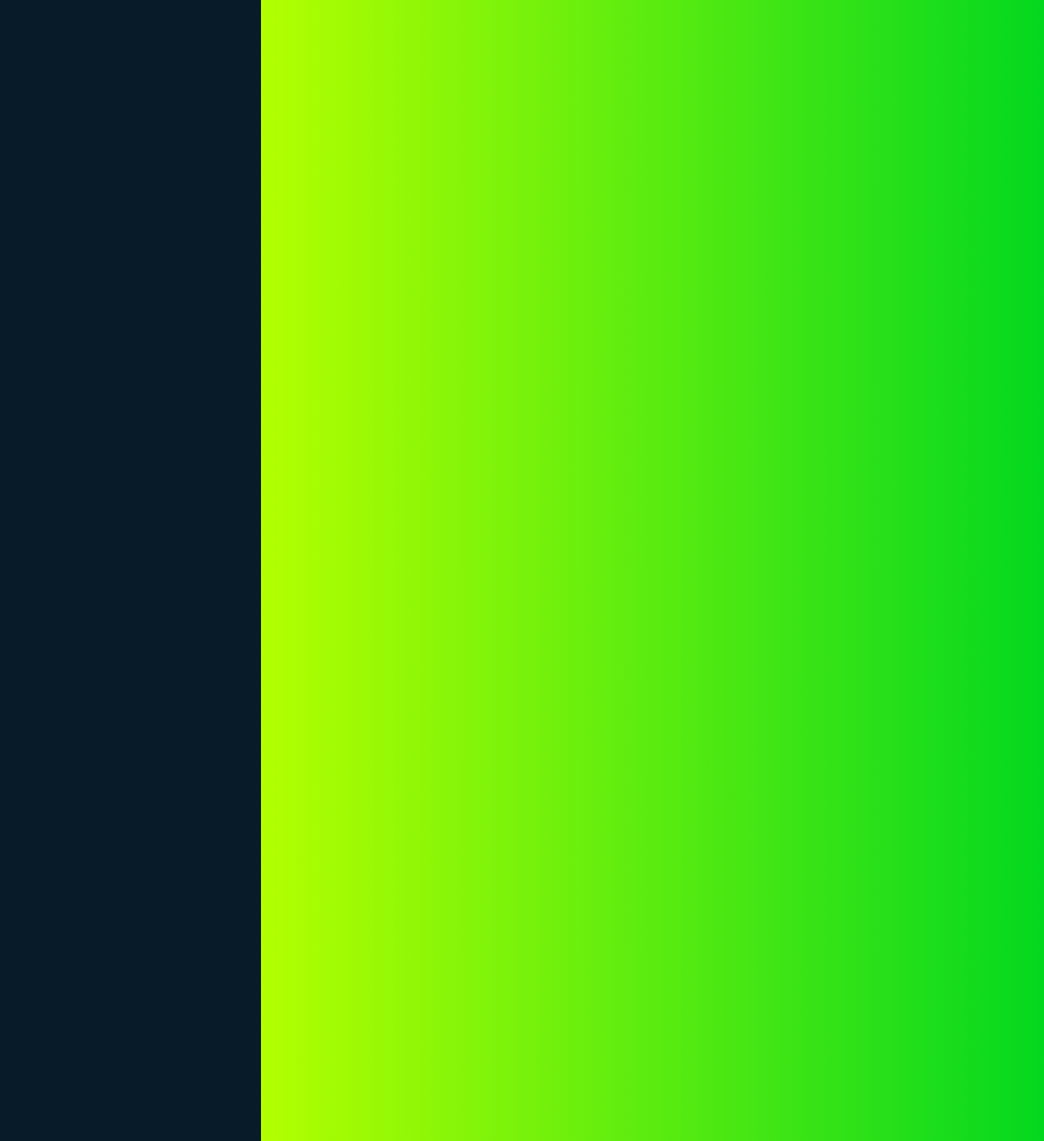
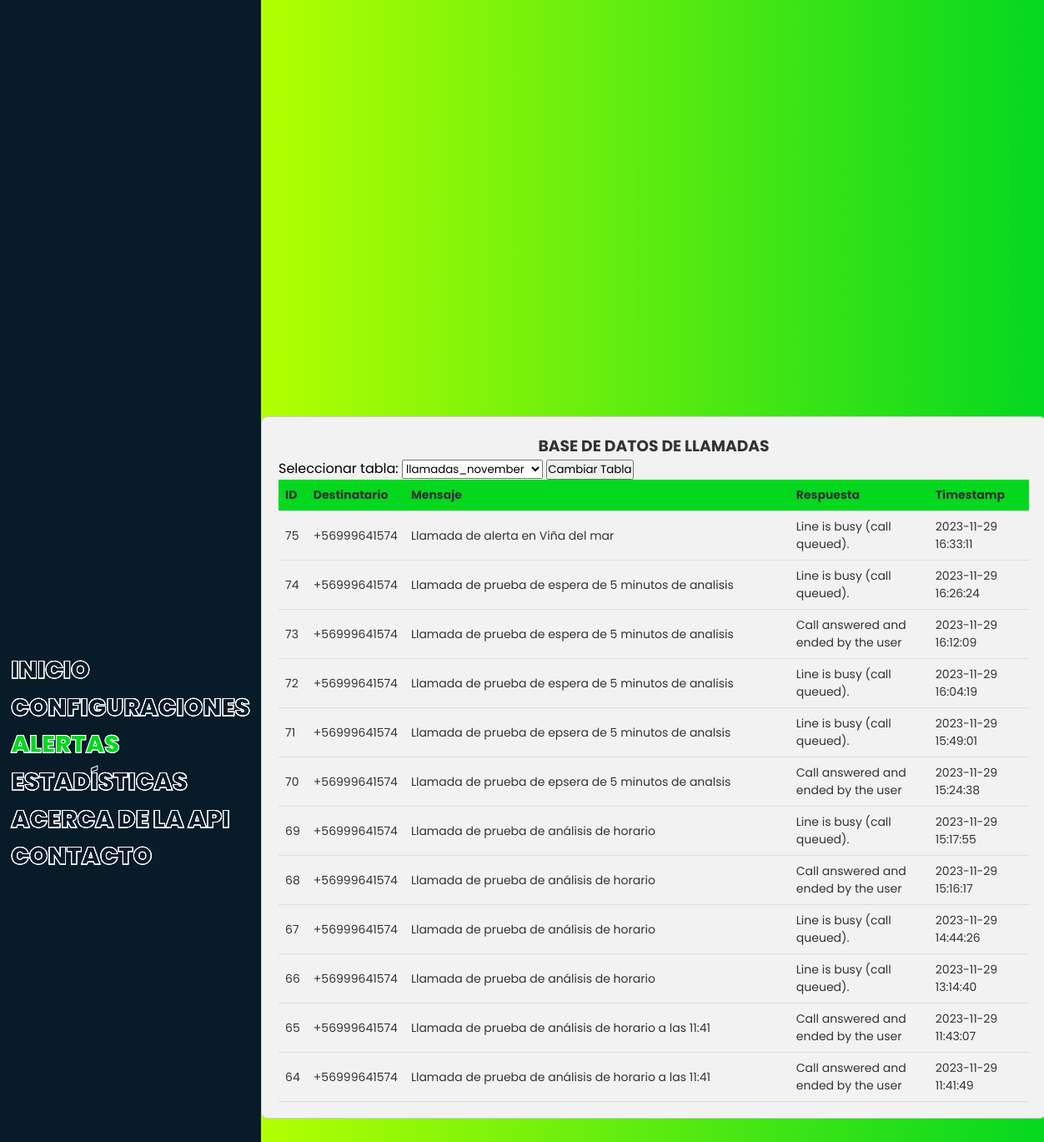
Page /ALERTAS on the committed database (2 pictures, top to bottom).
### tables this page shows
CREATE TABLE llamadas_november (
            id INTEGER PRIMARY KEY AUTOINCREMENT,
            destinatario TEXT,
            mensaje TEXT,
            respuesta TEXT,
            timestamp DATETIME
        );

### webapp2.py (the view)
@app.route('/ALERTAS', methods=['GET', 'POST'])
def mostrar_llamadas():
    tablas = get_lista_tablas()
    if request.method == 'POST':
        tabla_seleccionada = request.form['tabla']
        llamadas = obtener_llamadas(tabla_seleccionada)
        return render_template('alertas.html', llamadas=llamadas, tablas=tablas, tabla_seleccionada=tabla_seleccionada)
    tabla_default = 'llamadas_november'  # Cambia esto según tu necesidad
    llamadas = obtener_llamadas(tabla_default)
    return render_template('alertas.html', llamadas=llamadas, tablas=tablas, tabla_seleccionada=tabla_default)

### webapp2.py (called while the page is built)
def obtener_llamadas(tabla):
    conn = sqlite3.connect('llamadas.db')
    cursor = conn.cursor()
    cursor.execute(f"SELECT * FROM {tabla} ORDER BY id DESC")
    llamadas = cursor.fetchall()
    conn.close()
    return llamadas

def get_lista_tablas():
    conn = sqlite3.connect('llamadas.db')
    cursor = conn.cursor()
    cursor.execute("SELECT name FROM sqlite_master WHERE type='table' AND name LIKE 'llamadas_%'")
    tablas = [row[0] for row in cursor.fetchall()]
    conn.close()
    return tablas

### templates/alertas.html (shortened to what this page needs)
<!DOCTYPE html>
<html>
<head>
    <link rel="stylesheet" href="static/alertas.css">
</head>
<body>
    <main>
        <nav>
            <ul>
                <li><a href="/INICIO" data-text="INICIO">INICIO</a></li>
                <li><a href="/CONFIG" data-text="CONFIGURACIONES">CONFIGURACIONES</a></li>
                <li><a href="/ALERTAS" id="config-link"  data-text="ALERTAS">ALERTAS</a></li>
                <li><a href="/ESTADISTICAS" data-text="ESTADISTICAS">ESTADÍSTICAS</a></li>
                <li><a href="/ABOUTAPI" data-text="ACERCA DE LA API">ACERCA DE LA API</a></li>
                <li><a href="/CONTACTO" data-text="CONTACTO">CONTACTO</a></li>
            </ul>
        </nav>
        <section id="MAIN-BOX">
            <section id="BOX1">
                <h1>BASE DE DATOS DE LLAMADAS</h1>
                <form action="/ALERTAS" method="post">
                    <label for="tabla">Seleccionar tabla:</label>
                    <select id="tabla" name="tabla">
                        {% for tabla in tablas %}
                            {% if tabla == tabla_seleccionada %}
                                <option value="{{ tabla }}" selected>{{ tabla }}</option>
                            {% else %}
                                <option value="{{ tabla }}">{{ tabla }}</option>
                            {% endif %}
                        {% endfor %}
                    </select>
                    <input type="submit" value="Cambiar Tabla">
                </form>
                <div class="table-container">
                    <table class="styled-table">
                        <thead>
                            <tr>
                                <th>ID</th>
                                <th>Destinatario</th>
                                <th>Mensaje</th>
                                <th>Respuesta</th>
                                <th>Timestamp</th>
                            </tr>
                        </thead>
                        <tbody>
                            {% for llamada in llamadas %}
                            <tr>
                                <td>{{ llamada[0] }}</td>
                                <td>{{ llamada[1] }}</td>
                                <td>{{ llamada[2] }}</td>
                                <td>{{ llamada[3] }}</td>
                                <td>{{ llamada[4] }}</td>
                            </tr>
                            {% endfor %}
                        </tbody>
                    </table>
                </div>
            </section>
        </section>
    </main>
</body>
</html>

### static/alertas.css (style rules this page uses)
#config-link { color: #03d81f; }
* { margin: 0; padding: 0; font-family: 'Poppins', sans-serif; }
main { display: flex; background: #081b29 }
nav { display: flex; justify-content: center; align-items: center; min-height: 100vh; background: #081b29; overflow: hidden; width: 25%; margin: 0 10px; }
ul li { list-style: none; }
ul li a { position: relative; display: block; color: transparent; -webkit-text-stroke: 1px #fff; font-size: 1.8em; font-weight: 900; text-decoration: none; line-height: 1.2em; padding-bottom: 10px; }
ul li a:before, ul li a:after { content: attr(data-text); position: absolute; top: 0; left: 0; transition: 0.5s; }
#MAIN-BOX { display: flex; flex-direction: column; align-items: center; justify-content: center; height: 100vh; width: 75%; background: linear-gradient(to right, #b3ff00, #03d81f); }
#BOX1 { background-color: #f2f2f2; border: 1px solid #ccc; border-radius: 8px; padding: 20px; margin: 0 auto; height: 800px; width: 900px; max-width: 1000px; }
#BOX1 h1 { text-align: center; color: #333; }
table { border-collapse: collapse; width: 100%; color: #333; font-family: Arial, sans-serif; font-size: 14px; text-align: left; overflow: hidden; box-shadow: 0 0 20px #0000001a; }
th, td { padding: 8px; text-align: left; border-bottom: 1px solid #ddd; }
th { text-align: left; }
thead th { background-color:#03d81f; }
tbody td { position: relative; }
tr:nth-child(even) { background-color: #f2f2f2; }
.table-container { max-height: 750px; overflow-y: auto; }

### rows in the picture
llamadas_november: id "75", destinatario "+56999641574", mensaje "Llamada de alerta en Viña del mar", respuesta "Line is busy (call queued).", timestamp "2023-11-29 16:33:11"
llamadas_november: id "74", destinatario "+56999641574", mensaje "Llamada de prueba de espera de 5 minutos de analisis", respuesta "Line is busy (call queued).", timestamp "2023-11-29 16:26:24"
llamadas_november: id "73", destinatario "+56999641574", mensaje "Llamada de prueba de espera de 5 minutos de analisis", respuesta "Call answered and ended by the user", timestamp "2023-11-29 16:12:09"
llamadas_november: id "72", destinatario "+56999641574", mensaje "Llamada de prueba de espera de 5 minutos de analisis", respuesta "Line is busy (call queued).", timestamp "2023-11-29 16:04:19"
llamadas_november: id "71", destinatario "+56999641574", mensaje "Llamada de prueba de epsera de 5 minutos de analsis", respuesta "Line is busy (call queued).", timestamp "2023-11-29 15:49:01"
llamadas_november: id "70", destinatario "+56999641574", mensaje "Llamada de prueba de epsera de 5 minutos de analsis", respuesta "Call answered and ended by the user", timestamp "2023-11-29 15:24:38"
llamadas_november: id "69", destinatario "+56999641574", mensaje "Llamada de prueba de análisis de horario", respuesta "Line is busy (call queued).", timestamp "2023-11-29 15:17:55"
llamadas_november: id "68", destinatario "+56999641574", mensaje "Llamada de prueba de análisis de horario", respuesta "Call answered and ended by the user", timestamp "2023-11-29 15:16:17"
llamadas_november: id "67", destinatario "+56999641574", mensaje "Llamada de prueba de análisis de horario", respuesta "Line is busy (call queued).", timestamp "2023-11-29 14:44:26"
llamadas_november: id "66", destinatario "+56999641574", mensaje "Llamada de prueba de análisis de horario", respuesta "Line is busy (call queued).", timestamp "2023-11-29 13:14:40"
llamadas_november: id "65", destinatario "+56999641574", mensaje "Llamada de prueba de análisis de horario a las 11:41", respuesta "Call answered and ended by the user", timestamp "2023-11-29 11:43:07"
llamadas_november: id "64", destinatario "+56999641574", mensaje "Llamada de prueba de análisis de horario a las 11:41", respuesta "Call answered and ended by the user", timestamp "2023-11-29 11:41:49"

### other values in the picture
form field tabla "llamadas_november"
